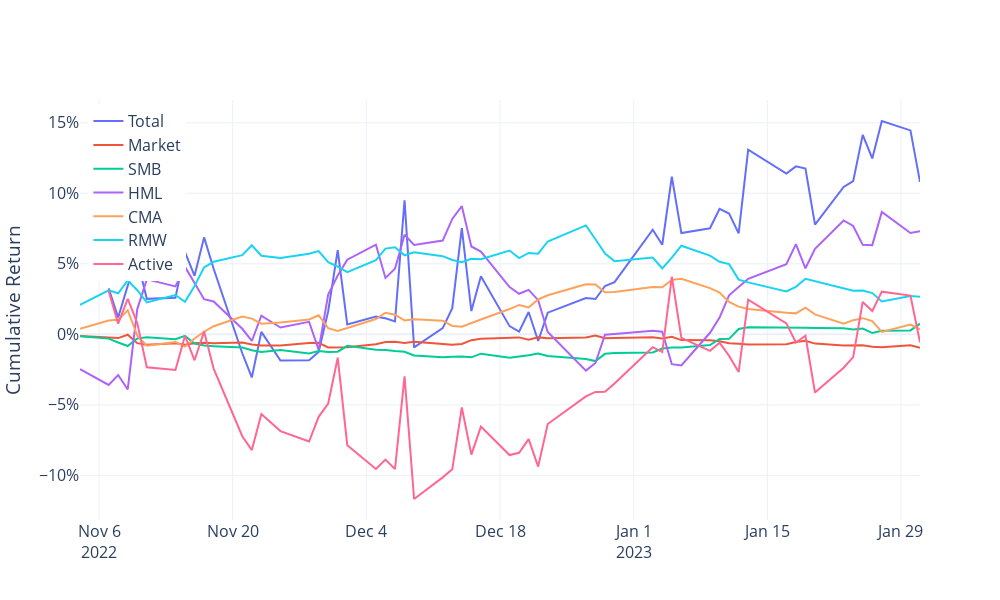

Notebook source saved alongside this figure:
### Code cell
betas = result.params[1:]
mkt = betas[0]*ff.Mkt_RF 
smb = betas[1]*ff.SMB
hml = betas[2]*ff.HML
cma = betas[3]*ff.CMA
rmw = betas[4]*ff.RMW
active = ff.xret - mkt - smb - hml - cma - rmw

trace1 = go.Scatter(
    x = ff.index.to_list(),
    y = (1+ff.xret).cumprod()-1,
    name = "Total",
    hovertemplate="%{x}<br>total=%{y:.1%}<extra></extra>"
)
trace2 = go.Scatter(
    x = ff.index.to_list(),
    y = (1+mkt).cumprod()-1,
    name = "Market",
    hovertemplate="%{x}<br>market=%{y:.1%}<extra></extra>"
)
trace3 = go.Scatter(
    x = ff.index.to_list(),
    y = (1+smb).cumprod()-1,
    name = "SMB",
    hovertemplate="%{x}<br>smb=%{y:.1%}<extra></extra>"
)
trace4 = go.Scatter(
    x = ff.index.to_list(),
    y = (1+hml).cumprod()-1,
    name = "HML",
    hovertemplate="%{x}<br>hml=%{y:.1%}<extra></extra>"
)
trace5 = go.Scatter(
    x = ff.index.to_list(),
    y = (1+cma).cumprod()-1,
    name = "CMA",
    hovertemplate="%{x}<br>cma=%{y:.1%}<extra></extra>"
)
trace6 = go.Scatter(
    x = ff.index.to_list(),
    y = (1+rmw).cumprod()-1,
    name = "RMW",
    hovertemplate="%{x}<br>rmw=%{y:.1%}<extra></extra>"
)
trace7 = go.Scatter(
    x = ff.index.to_list(),
    y = (1+active).cumprod()-1,
    name = "Active",
    hovertemplate="%{x}<br>active=%{y:.1%}<extra></extra>"
)
fig = go.Figure()
for trace in [trace1, trace2, trace3, trace4, trace5, trace6, trace7]:
    fig.add_trace(trace)

fig.update_layout(
    yaxis_title="Cumulative Return",
    xaxis_title_font = {"size":18},
    template="plotly_white",
    yaxis_tickformat=".0%",
    height=600,  
    width=1000,
    legend=dict(
      x = 0.01,
      y = 0.99
    ),
    font_size=16
)
fig.write_image(f"{output_dir}/attribution.jpeg")
with open(f"{output_dir}/attribution.html", "w", encoding="utf-8") as f:
    f.write(fig.to_html()) 
fig.show()
